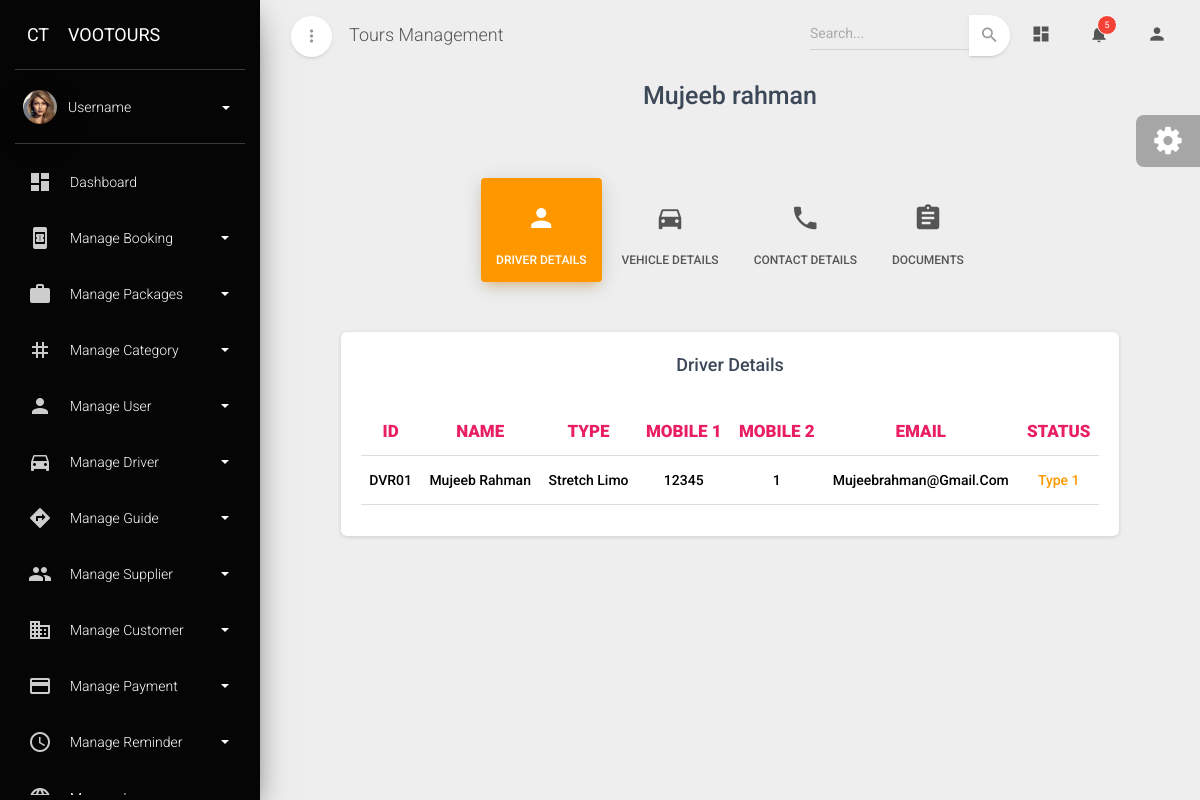
The page /driver_details/DVR01/ on the database as committed earlier.
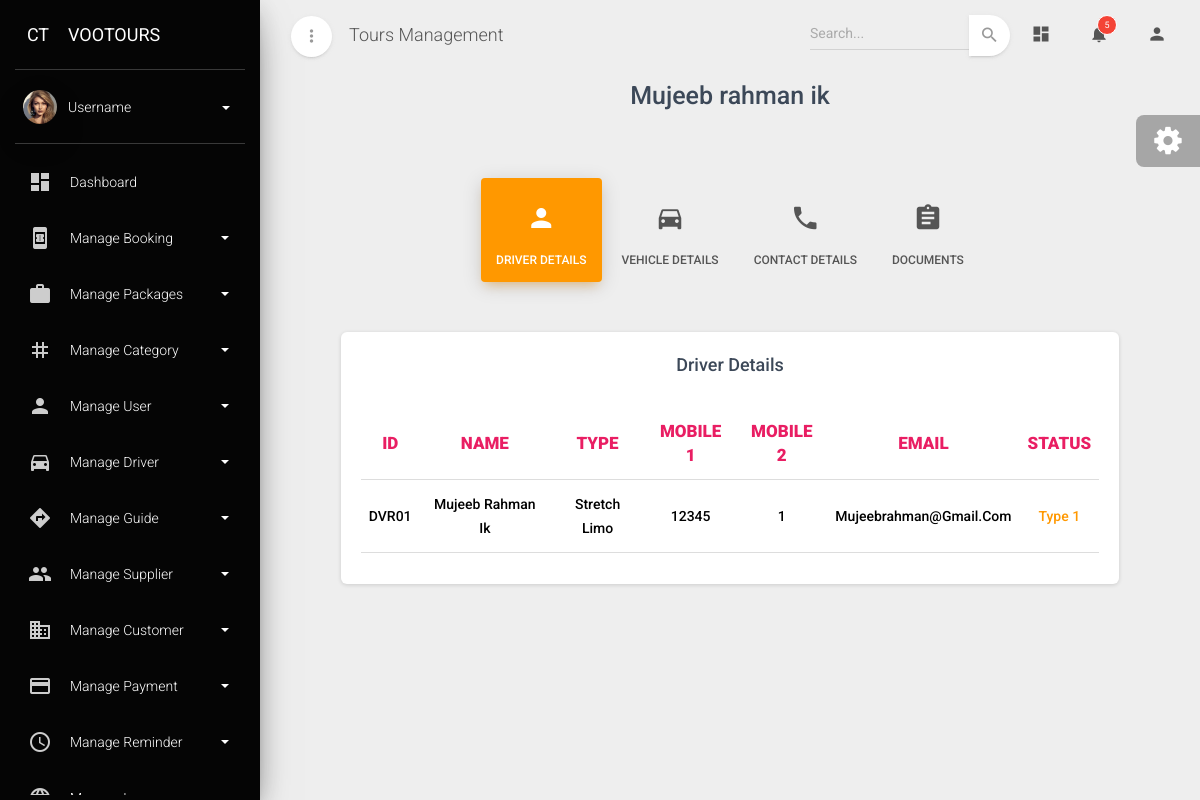
The same page on the database as committed later.
### admin_dashboard/models.py (models this page shows, shortened)
class Driver(models.Model):
    type_Choices=[
        ('Limousine','Limousine'),
        ('Transportation','Transportation'),
        ('Tourism','Tourism'),
        ('Stretch limo','Stretch limo')
    ]
    driver_id=models.CharField(max_length=10,primary_key=True,editable=False)
    name=models.CharField(max_length=100)
    driver_type=models.CharField(choices=type_Choices,max_length=100)
    vehicle_make=models.CharField(max_length=100)
    vehicle_brand=models.CharField(max_length=100)
    vehicle_year=models.CharField(max_length=10)
    mobile1=models.PositiveIntegerField()
    mobile2=models.PositiveIntegerField()
    whatsapp1=models.PositiveIntegerField()
    whatsapp2=models.PositiveIntegerField()
    email=models.EmailField()
    vehicle_registration=models.CharField(max_length=100)
    rc_expiry=models.DateField()
    dl_number=models.CharField(max_length=100)
    dl_expiry=models.DateField()
    passport_number=models.CharField(max_length=100)
    passport_expiry=models.DateField()
    emirates_id_number=models.CharField(max_length=100)
    emirates_id_expiry=models.DateField()
    visa_number=models.CharField(max_length=100)
    visa_expiry=models.DateField()
    vehicle_rc=models.FileField(upload_to='driver_vehicle_rc/')
    insurance=models.FileField(upload_to='driver_vehicle_insurance/')
    driving_license=models.FileField(upload_to='driving_license/')
    passport=models.FileField(upload_to='driver_passport/')
    emirates_id=models.FileField(upload_to='driver_emirates_id/')
    visa=models.FileField(upload_to='driver_visa/')
    photos=models.FileField(upload_to='driver_photos/')
    status=models.ForeignKey(Status_type,on_delete=models.CASCADE)

class Status_type(models.Model):
    status=models.CharField(max_length=100,unique=True)
    def __str__(self):
        return self.status

### admin_dashboard/views.py (the view)
# urls.py: path('driver_details/<str:pk>/',driver_details_view,name='driver_details'),
def driver_details_view(request,pk):
    data=Driver.objects.get(driver_id=pk)
    return render(request,'driverdetailsview.html',{'data':data})

### admin_dashboard/templates/driverdetailsview.html (shortened to what the changed rows need)
{% extends "base.html" %}
{% block content %}
            <div class="row mt-5">
                <div class="col-md-10 ml-auto mr-auto">
                  <div class="page-categories">
                    <h3 class="title text-center font-weight-bold">{{data.name}}</h3>
                    <br />
                    <ul class="nav nav-pills nav-pills-warning nav-pills-icons justify-content-center mt-3" role="tablist">
                      <li class="nav-item">
                      </li>
                      <li class="nav-item">
                      </li>
                      <li class="nav-item">
                      </li>
                      <li class="nav-item">
                      </li>
                    </ul>
                    <div class="tab-content tab-space tab-subcategories">
                      <div class="tab-pane active" id="details">
                        <div class="card">
                            <div class="card-body">
                                <div class="table-responsive">
                                  <table class="table">
                                    <thead>
                                      <tr>
                                        <th class="text-center  text-rose" style="font-weight: 900;" >ID</th>
                                        <th class="text-center  text-rose" style="font-weight: 900;" >NAME</th>
                                        <th class="text-center  text-rose" style="font-weight: 900;" >TYPE</th>
                                        <th class="text-center  text-rose" style="font-weight: 900;" >MOBILE 1</th>
                                        <th class="text-center  text-rose" style="font-weight: 900;" >MOBILE 2</th>
                                        <th class="text-center  text-rose" style="font-weight: 900;" >EMAIL</th>
                                        <th class="text-center  text-rose" style="font-weight: 900;" >STATUS</th>
                                      </tr>
                                    </thead>
                                    <tbody>
                                      <tr>
                                        <td class="text-center text-capitalize" style="font-weight: 500;">{{data.driver_id}}</td>
                                        <td class="text-center text-capitalize" style="font-weight: 500;">{{data.name}}</td>
                                        <td class="text-center text-capitalize" style="font-weight: 500;">{{data.driver_type}}</td>
                                        <td class="text-center text-capitalize" style="font-weight: 500;">{{data.mobile1}}</td>
                                        <td class="text-center text-capitalize" style="font-weight: 500;">{{data.mobile2}}</td>
                                        <td class="text-center text-capitalize" style="font-weight: 500;">{{data.email}}</td>
                                        {% if data.status == "Active" %}
                                          <td class="text-center text-capitalize text-success" style="font-weight: 500;">{{data.status}}</td>
                                        {% elif data.status == "Inactive" %}
                                          <td class="text-center text-capitalize text-priamry" style="font-weight: 500;">{{data.status}}</td>
                                        {% else %}
                                          <td class="text-center text-capitalize text-warning" style="font-weight: 500;">{{data.status}}</td>
                                        {% endif %}
                                      </tr>
                                    </tbody>
                                  </table>
                                </div>
                              </div>
                          </div>
                      </div>
                    </div>
                  </div>
                </div>
              </div>
        </div>
{% endblock content %}

Rows that differ between the two databases and show on the page:
changed Driver "DVR01": name "Mujeeb rahman" → "Mujeeb rahman ik"; name "Mujeeb Rahman" → "Mujeeb Rahman Ik"
